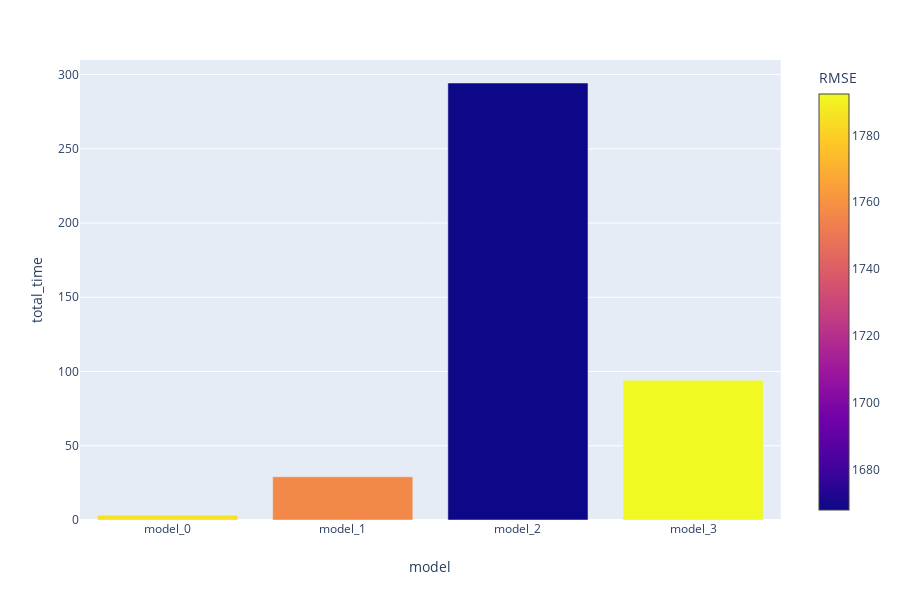

Notebook source saved alongside this figure:
### Markdown cell above
<div class="alert alert-block alert-success">
<b>Успех[2]:</b> Если не ошиаюсь то в lightgbm такой возможности нет. <br> + feature_importance создано для других целей, чтобы объяснить заказчику\разработичку, на основе каких фичеров модель делает предсказания, так как корректно интерпретировать модель, допустим, с большим количеством деревьев очень сложно.
    
В plot_importance также есть разные варианты измерения оценки признаков. Советую прочитать [статью](https://towardsdatascience.com/interpretable-machine-learning-with-xgboost-9ec80d148d27)
</div>

### Code cell
fig = px.bar(data, x="model", y="total_time", color="RMSE", barmode="group")
fig.show()

### Figure 1 — Plotly figure (JSON) as saved in the notebook; plotly's stock layout.template omitted (floating-point values rounded to 4 significant figures)
{"data": [{"alignmentgroup": "True", "hoverlabel": {"namelength": 0}, "hovertemplate": "model=%{x}<br>total_time=%{y}<br>RMSE=%{marker.color}", "legendgroup": "", "marker": {"color": [1786.0, 1757.0, 1668.0, 1792.0], "coloraxis": "coloraxis"}, "name": "", "offsetgroup": "", "orientation": "v", "showlegend": false, "textposition": "auto", "type": "bar", "x": ["model_0", "model_1", "model_2", "model_3"], "xaxis": "x", "y": [3.148, 29.13, 294.3, 94.06], "yaxis": "y"}], "layout": {"barmode": "group", "coloraxis": {"colorbar": {"title": {"text": "RMSE"}}, "colorscale": [[0, "#0d0887"], [0.1111, "#46039f"], [0.2222, "#7201a8"], [0.3333, "#9c179e"], [0.4444, "#bd3786"], [0.5556, "#d8576b"], [0.6667, "#ed7953"], [0.7778, "#fb9f3a"], [0.8889, "#fdca26"], [1, "#f0f921"]]}, "height": 600, "legend": {"tracegroupgap": 0}, "margin": {"t": 60}, "xaxis": {"anchor": "y", "domain": [0, 0.98], "title": {"text": "model"}}, "yaxis": {"anchor": "x", "domain": [0, 1], "title": {"text": "total_time"}}}}
